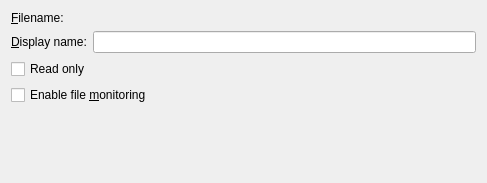
<?xml version="1.0" encoding="UTF-8"?>
<ui version="4.0">
 <class>SingleFileResourceConfigWidget</class>
 <widget class="QWidget" name="SingleFileResourceConfigWidget">
  <property name="geometry">
   <rect>
    <x>0</x>
    <y>0</y>
    <width>487</width>
    <height>183</height>
   </rect>
  </property>
  <layout class="QVBoxLayout" name="mainLayout">
   <item>
    <layout class="QHBoxLayout" name="horizontalLayout">
     <item>
      <widget class="QLabel" name="label">
       <property name="text">
        <string>&amp;Filename:</string>
       </property>
       <property name="buddy">
        <cstring>kcfg_Path</cstring>
       </property>
      </widget>
     </item>
     <item>
      <widget class="KUrlRequester" name="kcfg_Path"/>
     </item>
    </layout>
   </item>
   <item>
    <layout class="QHBoxLayout" name="horizontalLayout_2">
     <item>
      <widget class="QLabel" name="label_2">
       <property name="text">
        <string>&amp;Display name:</string>
       </property>
       <property name="buddy">
        <cstring>kcfg_DisplayName</cstring>
       </property>
      </widget>
     </item>
     <item>
      <widget class="KLineEdit" name="kcfg_DisplayName"/>
     </item>
    </layout>
   </item>
   <item>
    <widget class="QCheckBox" name="kcfg_ReadOnly">
     <property name="text">
      <string>Read only</string>
     </property>
    </widget>
   </item>
   <item>
    <widget class="QCheckBox" name="kcfg_MonitorFile">
     <property name="text">
      <string>Enable file &amp;monitoring</string>
     </property>
    </widget>
   </item>
   <item>
    <spacer name="verticalSpacer">
     <property name="orientation">
      <enum>Qt::Vertical</enum>
     </property>
     <property name="sizeHint" stdset="0">
      <size>
       <width>20</width>
       <height>40</height>
      </size>
     </property>
    </spacer>
   </item>
  </layout>
 </widget>
 <customwidgets>
  <customwidget>
   <class>KUrlRequester</class>
   <extends>QFrame</extends>
   <header>kurlrequester.h</header>
  </customwidget>
  <customwidget>
   <class>KLineEdit</class>
   <extends>QLineEdit</extends>
   <header>klineedit.h</header>
  </customwidget>
 </customwidgets>
 <resources/>
 <connections/>
</ui>
